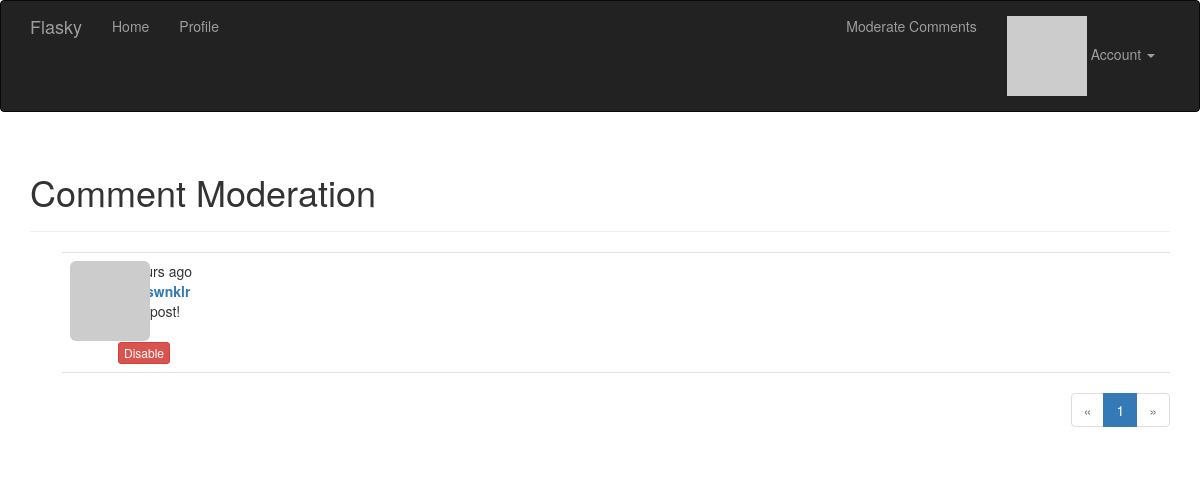
The app's page /moderate (signed in), older data.
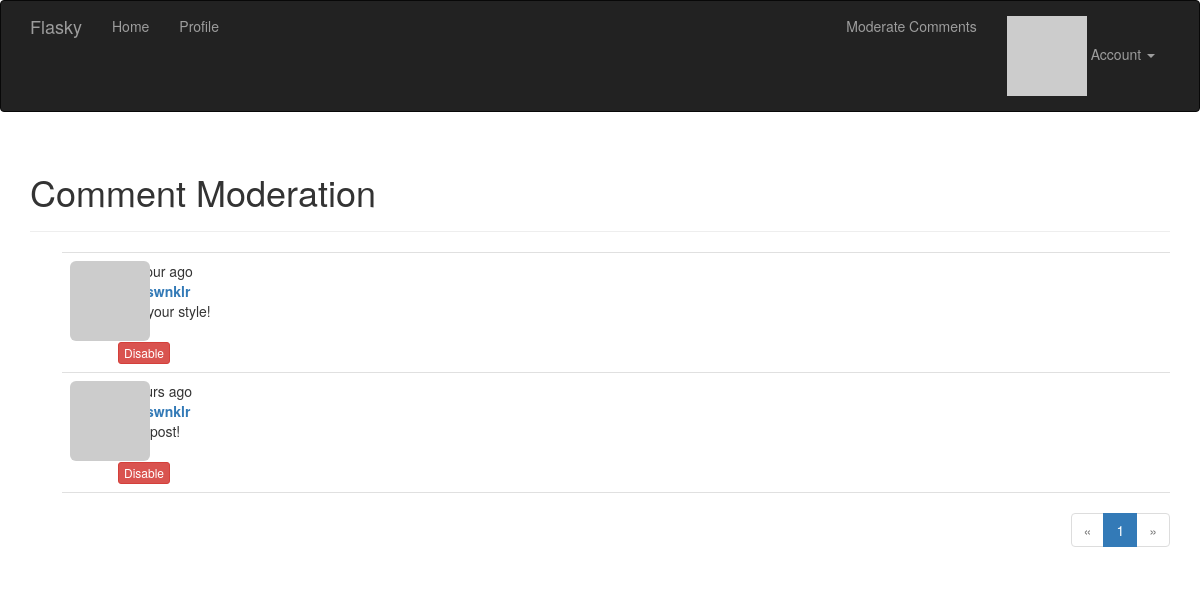
The same page, newer data.
### app/models.py (models this page shows, shortened)
class Comment(db.Model):
    __tablename__ = 'comments'
    id = db.Column(db.Integer, primary_key=True)
    body = db.Column(db.Text)
    body_html = db.Column(db.Text)
    timestamp = db.Column(db.DateTime, index=True, default=datetime.utcnow)
    disabled = db.Column(db.Boolean)
    author_id = db.Column(db.Integer, db.ForeignKey('users.id'))
    post_id = db.Column(db.Integer, db.ForeignKey('posts.id'))

class User(UserMixin, db.Model):
    __tablename__ = 'users'
    id = db.Column(db.Integer, primary_key=True)
    email = db.Column(db.String(64), unique=True, index=True)
    username = db.Column(db.String(64), unique=True, index=True)
    role_id = db.Column(db.Integer, db.ForeignKey('roles.id'))
    password_hash = db.Column(db.String(128))
    confirmed = db.Column(db.Boolean, default=False)
    name = db.Column(db.String(64))
    location = db.Column(db.String(64))
    about_me = db.Column(db.Text())
    member_since = db.Column(db.DateTime(), default=datetime.utcnow)
    last_seen = db.Column(db.DateTime(), default=datetime.utcnow)
    avatar_hash = db.Column(db.String(32))
    posts = db.relationship('Post', backref='author', lazy='dynamic')
    followed = db.relationship('Follow', foreign_keys=[Follow.follower_id],
                               backref=db.backref('follower', lazy='joined'),
                               lazy='dynamic',
                               cascade='all, delete-orphan')
    followers = db.relationship('Follow', foreign_keys=[Follow.followed_id],
                                backref=db.backref('followed', lazy='joined'),
                                lazy='dynamic',
                                cascade='all, delete-orphan')
    comments = db.relationship('Comment', backref='author', lazy='dynamic')
    @property
    def password(self):
        raise AttributeError('password is not a readable attribute')
    def can(self, perm):
        return self.role is not None and self.role.has_permission(perm)
    def ping(self):
        self.last_seen = datetime.utcnow()
        db.session.add(self)
    def gravatar_hash(self):
        return hashlib.md5(self.email.lower().encode('utf-8')).hexdigest()
    def gravatar(self, size=100, default='identicon', rating='g'):
        url = 'https://secure.gravatar.com/avatar'
        hash = self.avatar_hash or self.gravatar_hash()
        return '{url}/{hash}?s={size}&d={default}&r={rating}'.format(
            url=url, hash=hash, size=size, default=default, rating=rating)

### app/main/views.py (the view)
@main.route('/moderate')
@login_required
@permission_required(Permission.MODERATE)
def moderate():
    page = request.args.get('page', 1, type=int)
    pagination = Comment.query.order_by(Comment.timestamp.desc()).paginate(
        page=page, per_page=current_app.config['FLASKY_COMMENTS_PER_PAGE'],
        error_out=False)
    comments = pagination.items
    return render_template('moderate.html', comments=comments, pagination=pagination, page=page)

### app/auth/views.py (called while the page is built)
@auth.before_app_request
def before_request():
    if current_user.is_authenticated:
        current_user.ping()
        if not current_user.confirmed \
                and request.endpoint \
                and request.blueprint != 'auth' \
                and request.endpoint != 'static':
            return redirect(url_for('auth.unconfirmed'))

### app/main/__init__.py (called while the page is built)
@main.app_context_processor
def inject_permissions():
    return dict(Permission=Permission)

### app/models.py (called while the page is built)
@login_manager.user_loader
def load_user(user_id):
    return User.query.get(int(user_id))

    def has_permission(self, perm):
        return self.permissions & perm == perm

### app/templates/moderate.html (shortened to what this page needs)
{% extends 'base.html' %}
{% import '_macros.html' as macros %}
{% block page_content %}
<div class="page-header">
    <h1>Comment Moderation</h1>
</div>
{% set moderate = True %}
{% include '_comments.html' %}
{% if pagination %}
<div class="pagination">
    {{ macros.pagination_widget(pagination, '.moderate') }}
</div>
{% endif %}
{% endblock %}

### app/templates/_comments.html (shortened to what this page needs)
<ul class="comments">
    {% for comment in comments %}
    <li class="comment">
        <div class="comment-thumbnail">
            <a href="{{ url_for('.user', username=comment.author.username) }}">
                <img class="img-rounded profile-thumbnail" src="{{ comment.author.gravatar(size=40) }}">
            </a>
        </div>
        <div class="comment-content">
            <div class="comment-data">{{ moment(comment.timestamp).fromNow() }}</div>
            <div class="comment-author"><a href="{{ url_for('.user', username=comment.author.username) }}"> {{ comment.author.username }}</a></div>
            <div class="comment-body">
                {% if moderate or not comment.disabled %}
                    {% if comment.body_html %}
                        {{ comment.body_html | safe }}
                    {% else %}
                        {{ comment.body }}
                    {% endif %}
                {% endif %}
            </div>
            {% if moderate %}
                <br>
                {% if comment.disabled %}
                <a class="btn btn-default btn-xs" href="{{ url_for('.moderate_enable', id=comment.id, page=page) }}">Enable</a>
                {% else %}
                <a class="btn btn-danger btn-xs" href="{{ url_for('.moderate_disable', id=comment.id, page=page) }}">Disable</a>
                {% endif %}
            {% endif %}
        </div>
    </li>
    {% endfor %}
</ul>

Row changes from the older to the newer data that the page shows:
added Comment: timestamp "an hour ago", author.username "lucaswnklr", body_html "Like your style!"
